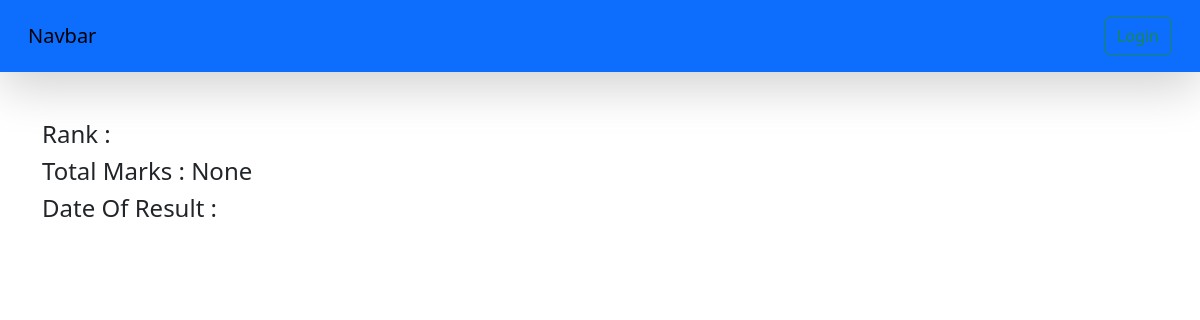
The page /result/STU-0001/ on the database as committed earlier.
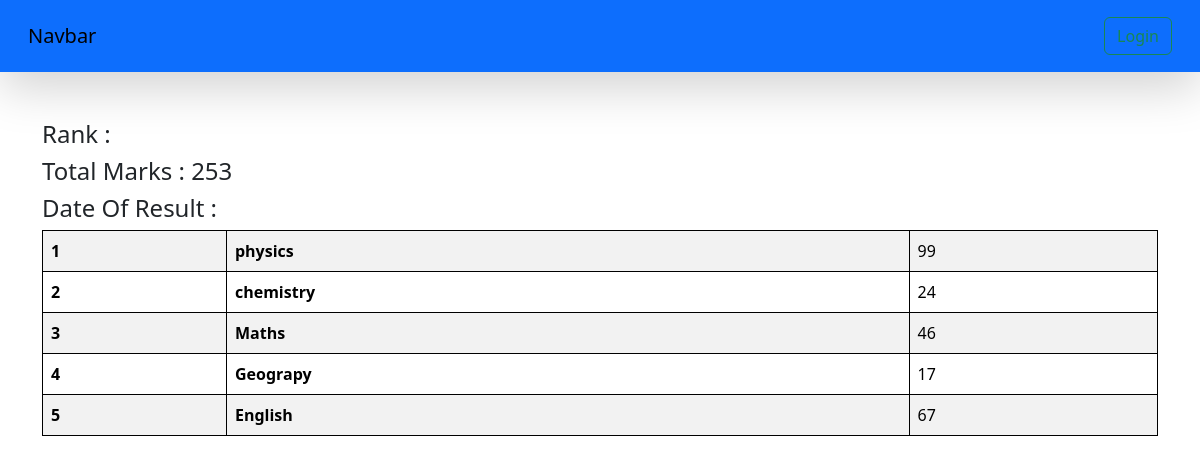
The same page on the database as committed later.
### vege/models.py (models this page shows, shortened)
class subjectMarks(models.Model):
    student = models.ForeignKey(Student, related_name="studentmarks", on_delete=models.CASCADE)
    subject = models.ForeignKey(Subject, on_delete=models.CASCADE)
    marks = models.IntegerField()
    class Meta:
        unique_together = ['student', 'subject']

class Subject(models.Model):
    Subject_name = models.CharField(max_length=100)

### vege/views.py (the view)
# urls.py: path('result/<student_id>/',see_marks,name='see_marks'),
def see_marks(request, student_id):
    queryset = subjectMarks.objects.filter(student__student_id__student_id = student_id)
    total_marks = queryset.aggregate(total_marks = Sum('marks'))
    return render(request, 'report/see_marks.html', {'queryset':queryset , 'total_marks':total_marks})

### vege/templates/report/see_marks.html
{%extends "base.html"%}
{% block start %}
 <div class="container mt-5">
         <h4>Rank : {{ queryset.first.student.reportcard.first.student_rank }}</h4>
         <h4>Total Marks : {{ total_marks.total_marks }}</h4>
         <h4>Date Of Result : {{ queryset.first.student.reportcard.first.date_of_reportcard }}</h4>
        <table class="table table-striped">
            <tbody>
                {% for marks in queryset %}
              <tr>
                <th scope="row">{{forloop.counter}}</th>
                <td><b>{{marks.subject.Subject_name}}</b></td>
                <td>{{marks.marks}}</td>
              </tr>
              {% endfor %}
            </tbody>
        </table>
    </div>
{% endblock %}

### home/templates/base.html (shortened to what this page needs)
<!DOCTYPE html>
<html lang="en">
  <head>
    <link
      href="https://cdn.jsdelivr.net/npm/bootstrap@5.3.3/dist/css/bootstrap.min.css"
      rel="stylesheet"
    />
  </head>
  <body>
    <nav class="navbar dark p-3 bg-primary shadow-lg">
      <div class="container-fluid">
        <a class="navbar-brand">Navbar</a>
        {% if request.user.is_authenticated %}
          <a href="/logout/" class="btn btn-outline-success" type="submit">Logout</a>
        {% else %}
          <a href="/login/" class="btn btn-outline-success" type="submit">Login</a>
        {% endif %}
      </div>
    </nav>
    {% block start %} {% endblock %}
  </body>
</html>

### home/templates/base.html (style rules this page uses)
table, th, td { border: 1px solid black; }

Rows that differ between the two databases and show on the page:
added subjectMarks: subject.Subject_name "physics", marks "99"
added subjectMarks: subject.Subject_name "chemistry", marks "24"
added subjectMarks: subject.Subject_name "Maths", marks "46"
added subjectMarks: subject.Subject_name "Geograpy", marks "17"
added subjectMarks: subject.Subject_name "English", marks "67"
Other text that changed with them:
{{ total_marks.total_marks }}: "None" → "253"
